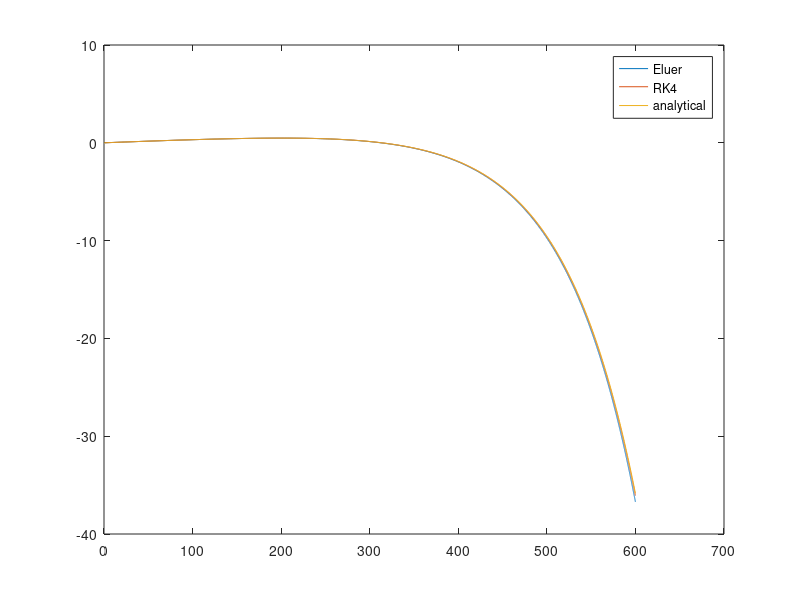

Here is the MATLAB script that generated this plot:
V0=2800;
Cd=0.006;
pi=3.14159265358;
theta=0.2*pi/180;
Vx0=V0*cos(theta);
Vy0=V0*sin(theta);
t=0;
distance=600;
maxTimeStep=50000;
dt=1/V0/1;

g=32.1740;% ft/s2
Vxs=zeros(maxTimeStep,1);
Vys=zeros(maxTimeStep,1);
Position=zeros(maxTimeStep,2);

i=1;
x=0;
y=0;
Vx=Vx0;
Vy=Vy0;
%% Eluer
while(x<distance)
    V=sqrt(Vx^2+Vy^2);
    Vx=Vx-Cd*V*Vx*dt; %eqn 8.51-8.53 from<<Ballistics Theory and Design of Guns and Ammunition>> 
    Vy=Vy-Cd*V*Vy*dt-g*dt;
    x=x+Vx*dt;
    y=y+Vy*dt;
    Vxs(i)=Vx;
    Vys(i)=Vy;
    Position(i,:)=[x y];
    i=i+1;
end
plot(Position(1:i-1,1),Position(1:i-1,2));
hold on;

i=1;
x=0;
y=0;
Vx=Vx0;
Vy=Vy0;
%% RK4
while(x<distance)
    % for Vx
    k1=dt*-Cd*Vx^2;
    k2=dt*-Cd*(Vx+0.5*k1)^2;
    k3=dt*-Cd*(Vx+0.5*k2)^2;
    k4=dt*-Cd*(Vx+k3)^2;
    Vx=Vx+1/6*k1+1/3*k2+1/3*k3+1/6*k4;
    % for Vy
    k1=dt*-(Cd*Vx*Vy+g);
    k2=dt*-(Cd*Vx*(Vy+0.5*k1)+g);
    k3=dt*-(Cd*Vx*(Vy+0.5*k2)+g);
    k4=dt*-(Cd*Vx*(Vy+k3)+g);
    Vy=Vy+1/6*k1+1/3*k2+1/3*k3+1/6*k4;
    x=x+Vx*dt;
    y=y+Vy*dt;
    Vxs(i)=Vx;
    Vys(i)=Vy;
    Position(i,:)=[x y];
    i=i+1;
end
plot(Position(1:i-1,1),Position(1:i-1,2));
 
x=linspace(0,600,1000);
y=0+x*tan(theta)-g/Vx0^2*1/4/Cd^2*(exp(2*Cd.*x)); % eqn 8.69 from<<Ballistics Theory and Design of Guns and Ammunition>>
y=0+x*tan(theta)-g/Vx0^2/2/Cd.*(1/2/Cd.*(exp(2*Cd.*x)-1)-x);
%note there should be -x term, but it agress with numerical resutls better without this term.
plot(x,y)
legend('Eluer','RK4','analytical');



